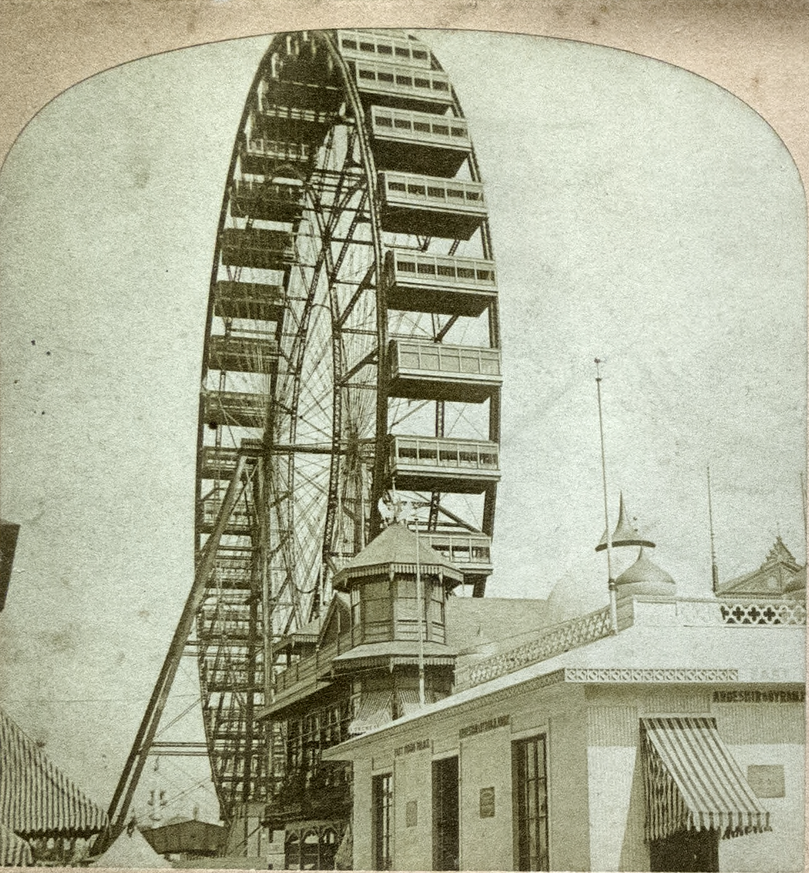
%> input picture matlab/vvr_process/image_left.png, 809 x 873 px, shrunk from 1135 x 1225 before the run
$ octave --eval "result = comp_extract('image_left.png');"   (GNU Octave 9; MATLAB toolbox functions it lacks are replaced by stand-ins)
%> lines starting %> are read from the running program, lines starting %| are printed output that depends on the picture; in (x1, y1, x2, y2) boxes, pixels count from 0 and x2, y2 are one past the last pixel; in counts of white or black regions, pixels touching at a corner belong together; the program's own positions count from 1
### matlab/vvr_process/stereocardBox.m
function [ scBox, Iycbcr, image_gray, sliceBW, isRGB ] = stereocardBox( image_original )
%STEREOCARDBOX returns a bounding box isolating a stereocard from
%background
    cardtic = tic;

    % Find dimensions to determine if RGB or Grayscale
    imD = size(image_original);
    imD = numel(imD);

    if imD > 2
        isRGB = 'true';
    else
        isRGB = 'false';
    end

    switch isRGB
        case 'true'
            Iycbcr = rgb2ycbcr(image_original);

            % Split out Cb channel and invert it so the card is white
            slice1 = Iycbcr(:,:,2);
            slice1 = max(slice1(:))-slice1;
            slice2 = Iycbcr(:,:,3);

            cb_range = range(slice1(:));
            cr_range = range(slice2(:));

            image_gray = slice1 + slice2;
            image_gray = mat2gray(image_gray);

        case 'false'
            image_gray = mat2gray(image_original);
            fake_rgb = cat(3,image_gray,image_gray,image_gray);
            Iycbcr = rgb2ycbcr(fake_rgb);
    end

%     % Light on Dark or Dark on Light?
%     im_h = size(image_original,1);
%     im_w = size(image_original,2);
%
%     w_deci = floor(im_w/10);
%     h_deci = floor(im_h/10);
%
%     avg_bright = zeros(1,2);
%
%     % Find brightness of edges
%     edge1 = image_gray(:,1:w_deci);
%     edge2 = image_gray(:,9*w_deci:end);
%     edges = cat(2,edge1,edge2);
%     avg_bright(1) = mean(edges(:));
%
%     % Find mid/card brightness
%     center = image_gray(3*h_deci:7*h_deci,3*w_deci:7*w_deci);
%     avg_bright(2) = mean(center(:));
%
%     % Returns
%     % 1 if edges brigther
%     % 2 if interior brighter
%     [~,brighter] = max(avg_bright);
%
%     switch brighter
%         case 1 % Light Card
%             % Calculate threshold, and convert to black and white
%             [level, EM] = graythresh(image_gray);
%             if EM > 0.5
%                 sliceBW = im2bw(image_gray, level);
%             else
%                 sliceBW = im2bw(image_gray);
%             end
%
%             % Erode to quickly remove stray pixels
%             sliceBW = imerode(sliceBW,strel('diamond',11));
%
%             % Find the non-zero values (i.e. the card)
%             [r,c] = find(sliceBW);
%
%             % Bounding Box points are highest and lowest x/y values
%             x0 = min(c);
%             y0 = min(r);
%             w1 = max(c);
%             h1 = max(r);
%
%         case 2 % Dark Card
%             % invert to get brighter image
%             image_indexing = 1-image_gray;
%             image_indexing = histeq(image_indexing);
%             image_indexing = im2bw(image_indexing);
%             image_indexing = imclearborder(image_indexing);
%
%             % Morph clean-up
%             image_cleaned = imclose(image_indexing,strel('diamond',11));
%             image_filled = imfill(image_cleaned,'holes');
%
%             % label bw regions
%             L = bwlabel(image_filled);
%
%             % the most common label will be the card or the background
%             common_label = mode(L(:));
%             [r,c] = find(L==common_label);
%
%             x0 = min(c);
%             y0 = min(r);
%             w1 = max(c);
%             h1 = max(r);
%
%             if x0 == 1 || y0 == 1
%                 img_ind = L==common_label;
%                 img_ind = 1-img_ind;
%                 img_ind = imopen(img_ind,strel('diamond',9));
%
%                 [r,c] = find(img_ind);
%
%                 x0 = min(c);
%                 y0 = min(r);
%                 w1 = max(c);
%                 h1 = max(r);
%             end
%
%
%     end

    % Calculate threshold, and convert to black and white
    [level, EM] = graythresh(image_gray);
    if EM > 0.5
        sliceBW = im2bw(image_gray, level);
    else
        sliceBW = im2bw(image_gray);
    end

    % Erode to quickly remove stray pixels
    sliceBW = imerode(sliceBW,strel('disk',7));

    % Find the non-zero values (i.e. the card)
    [r,c] = find(sliceBW);

    % Bounding Box points are highest and lowest x/y values
    x0 = min(c);
    y0 = min(r);
    w1 = max(c);
    h1 = max(r);

    % Calculate width/height values for bounding box
    h0 = h1 - y0;
    w0 = w1 - x0;

    scBox = [x0,y0,w0,h0];

    cardtoc = toc(cardtic);
    disp(['cropbox cropping took: ',num2str(cardtoc)]);

end

### matlab/vvr_process/pickJustXpeaks.m
function [ crop_points, partA, partB, bias_term, smooth_plot, xplotC ] = pickJustXpeaks( stereocard, cropYCbCr )

    imsize = size(stereocard);

    % slice rows from center of image for testing
    im_quarter = floor(imsize(1)/4);
    im_slice = cropYCbCr(im_quarter:3*im_quarter,:,:);

    % Break out YCbCr channels
    im_y  = im_slice(:,:,1);
    im_cb = im_slice(:,:,2);
    im_cr = im_slice(:,:,3);

    % Combine to emphasize diff between card and image
    partA = mat2gray(im_y);
    partB = max(im_cb(:)) - im_cb;
    partB = partB + im_cr;
    partB = mat2gray(partB);

    xplotA = abs(diff(sum(partA(1:end,:))));
    xplotB = abs(diff(sum(partB(1:end,:))));

    xplotC = xplotA + xplotB;

    xplot = xplotC;
    xplot(xplot<std(xplot)) = 0;
    xplot = medfilt1(xplot);

    plength = numel(xplot);

    % measurements indicate the following values for biasing plots
    % (for standardized plot of [1:1000]
    %
    %   A_l = 4.18
    %  mu_l = 86.5
    % sig_l = 26.6
    %
    %   A_r = 3.00
    %  mu_r = 914.3
    % sig_r = 25.0
    %

    bias_values = [4.18, 86.5, 26.6; 3.00, 914.3, 25.00];

    % convert into percentages to scale for any curve

    bias_values = bias_values/1000;

    % now scale for current image

    bv = bias_values * plength;

    l_bias = bv(1,1) * normpdf(1:plength, bv(1,2), bv(1,3));
    r_bias = bv(2,1) * normpdf(1:plength, bv(2,2), bv(2,3));

    bias_term = l_bias+r_bias;

    biased_plot = xplot.*bias_term;

    sampleSize = round(plength/500);
    coefSample = ones(1, sampleSize)/sampleSize;

    smooth_plot = filter(coefSample, 1, biased_plot);

    [pks,locs] = findpeaks(smooth_plot,'MinPeakHeight',mean(smooth_plot));

    % plotting peaks on zero line for ease of indexing
    plotline = zeros(plength,1);
    plotline(locs) = pks;

    % how many peaks were found?
    peak_count = numel(pks);

    % Establish how many peaks have been identified to pass to switch
    found_peaks = 0;
    if peak_count<2
        found_peaks = 0;
    elseif peak_count == 2
        found_peaks = 2;
    elseif peak_count > 2
        found_peaks = 3;
    end

    switch found_peaks
        case 0 % Failsafe
            x1 = round(0.1*imsize(2));
            x2 = round(0.9*imsize(2));
        case 2 % Twin Peaks Identified
            x1 = locs(1);
            x2 = locs(2);
        case 3
            % find 30% and 70% x points
            % left value will be < 30% width
            % right value will be > 70% width
            x1locs = floor(0.3*numel(plotline));
            x2locs = floor(0.7*numel(plotline));

            % Narrow down the peak list
            num_x1s = numel(locs(locs<x1locs));
            num_x2s = numel(locs(locs>x2locs));
            x1_pool = locs(1:num_x1s);
            x2_pool = locs(end-num_x2s+1:end);


            % find percent diff with image midpoint for all x1,x2 pairs
            test_grid_mids = abs(bsxfun(@minus,x1_pool,x2_pool'))./imsize(2);
            mid_find = find(test_grid_mids > 0.7);


            % find (x1+x2)/width for all pairs
            test_grid_size = bsxfun(@plus,x1_pool,x2_pool')./imsize(2);
            size_find = find(test_grid_size > 0.98 & test_grid_size < 1.02);


            % narrow the pool to only pairs which fulflill both tests
            kiddie_pool = intersect(mid_find,size_find);

            if numel(kiddie_pool) == 0
                % if no intersections, backup to midpoint results
                kiddie_pool = mid_find;
                [i1,i2] = ind2sub(size(test_grid_mids),kiddie_pool);
            elseif numel(kiddie_pool) > 0
                [i1,i2] = ind2sub(size(test_grid_mids),kiddie_pool);
            end

            x1 = x1_pool(i2);
            x1 = unique(x1);
            x2 = x2_pool(i1);
            x2 = unique(x2);


            % if multiple candidate pair, highest combined peak hight wins
            % This is a quick way to identify the two highest peaks without
            % having to do a set of max tests
            if numel(x1)>1 || numel(x2)>1
                x1_pks = plotline(x1);
                x2_pks = plotline(x2);
                reality_test = bsxfun(@plus,x1_pks,x2_pks');
                [~,ind] = max(reality_test(:));
                [ir1,ir2] = ind2sub(size(reality_test),ind);
                x1 = x1(ir1);
                x2 = x2(ir2);
            end
    end

    crop_points = [x1,x2];

end

### matlab/vvr_process/pickJustYpeaks.m
function [ crop_points, iflip, y_cut_peaks, bias_term ] = pickJustYpeaks( stereocard, cropYCbCr )

    imsize = size(stereocard);

    % slice columns from mid 80% for testing
    imlow  = floor(0.2*imsize(2));
    imhigh = ceil(0.8*imsize(2));

    im_slice = imcrop(cropYCbCr,[imlow,0,imhigh-imlow,imsize(2)]);

    im_cr = im_slice(:,:,3);
    im_cb = im_slice(:,:,2);

    % test ranges for next step
    is_gray = 'no';

    range_cb = range(im_cb(:));
    range_cr = range(im_cr(:));

    if range_cb < 42 && range_cr < 42
        is_gray = 'yes';
    end

    switch is_gray
        case 'no'
            im_cb = max(im_cb(:))-im_cb;
            img = im_cr + im_cb;

        case 'yes'
            img = im_slice(:,:,1);

    end

    iflip = imrotate(img,90);
    iflip = imclose(iflip,strel('diamond',9));

    im_sum = sum(iflip(1:end,:));
    yplot = abs(diff(im_sum,2));

    ystd = std(yplot);

    yplot(yplot<2*ystd) = 0;

    [smooth_plot,~] = envelope(yplot);
    smooth_plot = medfilt1(smooth_plot);

    plength = numel(smooth_plot);

    % measurements indicate the following values for biasing plots
    % (for standardized plot of [1:1000]
    %
    %   A_l = 4.4
    %  mu_l = 42.0
    % sig_l = 19.6
    %
    %   A_r = 8.8
    %  mu_r = 944.7
    % sig_r = 17.9
    %

    bias_values = [4.4, 42, 25; 8.8, 944.7, 25];

    % convert into percentages to scale for any curve

    bias_values = bias_values/1000;

    % now scale for current image

    bv = bias_values * plength;

    l_bias = bv(1,1) * normpdf(1:plength, bv(1,2), bv(1,3));
    r_bias = bv(2,1) * normpdf(1:plength, bv(2,2), bv(2,3));

    bias_term = l_bias+r_bias;

    smooth_plot = bias_term .* smooth_plot;

    [pks,locs] = findpeaks(smooth_plot,'MinPeakHeight',mean(smooth_plot));

    % plotting peaks on zero line for ease of indexing
    plotline = zeros(plength,1);
    plotline(locs) = pks;

    % find 30% and 70% x points
    % left value will be < 30% width
    % right value will be > 70% width
    y1locs = floor(0.2*numel(plotline));
    y2locs = floor(0.8*numel(plotline));

    y_cut_peaks = zeros(plength,1);
    y_cut_peaks(1:y1locs) = smooth_plot(1:y1locs);
    y_cut_peaks(y2locs:end) = smooth_plot(y2locs:end);

    % how many peaks were found?
    peak_count = numel(pks);

    % If no peaks found, go to failsafe
    % If exactly 2 peaks found, use those
    % if more than 2 peaks found, continue to next logic block
    if peak_count<2
        % failsafe
        y1 = round(0.1*imsize(2));
        y2 = round(0.9*imsize(2));
    elseif peak_count == 2
        y1 = locs(1);
        y2 = locs(2);
    elseif peak_count > 2
        num_y1s = numel(locs(locs<y1locs));
        num_y2s = numel(locs(locs>y2locs));
        y1_pool = locs(1:num_y1s);
        y2_pool = locs(end-num_y2s+1:end);
    end

    y1_pool_group = cat(2,y1_pool',plotline(y1_pool));
    y2_pool_group = cat(2,y2_pool',plotline(y2_pool));

    [~,y1i] = max(y1_pool_group(:,2));
    [~,y2i] = max(y2_pool_group(:,2));

    y1 = y1_pool(1,y1i);
    y2 = y2_pool(1,y2i);

    % if at this point there are no y1 values, the image is cropped to the
    % top
    if y1 > 0
        % nothing to see here, move along
    else
        y1 = 1;
    end

    % if at this point there are no y2 values, image is cropped at the
    % bottom
    if y2 > 0
        % nothing to see here, move along
    else
        y2 = imsize(1);
    end

    crop_points = [y1,y2];

end

### matlab/vvr_process/comp_extract.m
function [ image_card, image_pair, image_left, image_right] = comp_extract( image_path )
%> called with image_path = 'image_left.png'
%IMEXTRACT identifies and extracts the right and left images from a
%stereocard
    ttime = tic;

    disp('running imextract');

    try % Read in Image
        image_original = imread(image_path);
%> image_original is the input picture: size 873x809x3 uint8; mean R, G, B 171.5, 173.4, 149.5
    catch
        disp('error reading image');
    end

    try % crop to original stereocard, flag non RGB
        [cropbox, Iycbcr, card_gray, sliceBW, ~] = stereocardBox(image_original);
%> in stereocardBox, `cb_range = range(slice1(:));`: cb_range = 22
%> in stereocardBox, `cr_range = range(slice2(:));`: cr_range = 17
%> in stereocardBox, `image_gray = mat2gray(image_gray);`:
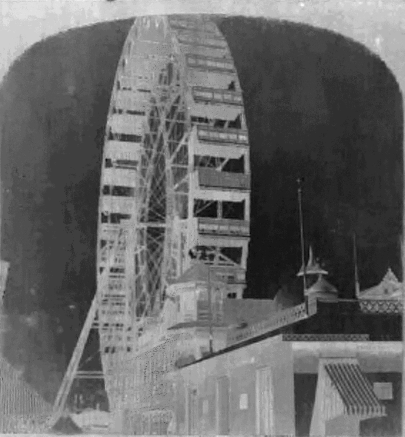
%> image_gray: size 873x809 double (shown at 1/2 size); min 0, max 1, mean 0.409
%> in stereocardBox, `[level, EM] = graythresh(image_gray);`: level = 0.422; EM = 0.753
%> in stereocardBox, `sliceBW = imerode(sliceBW,strel('disk',7));`:
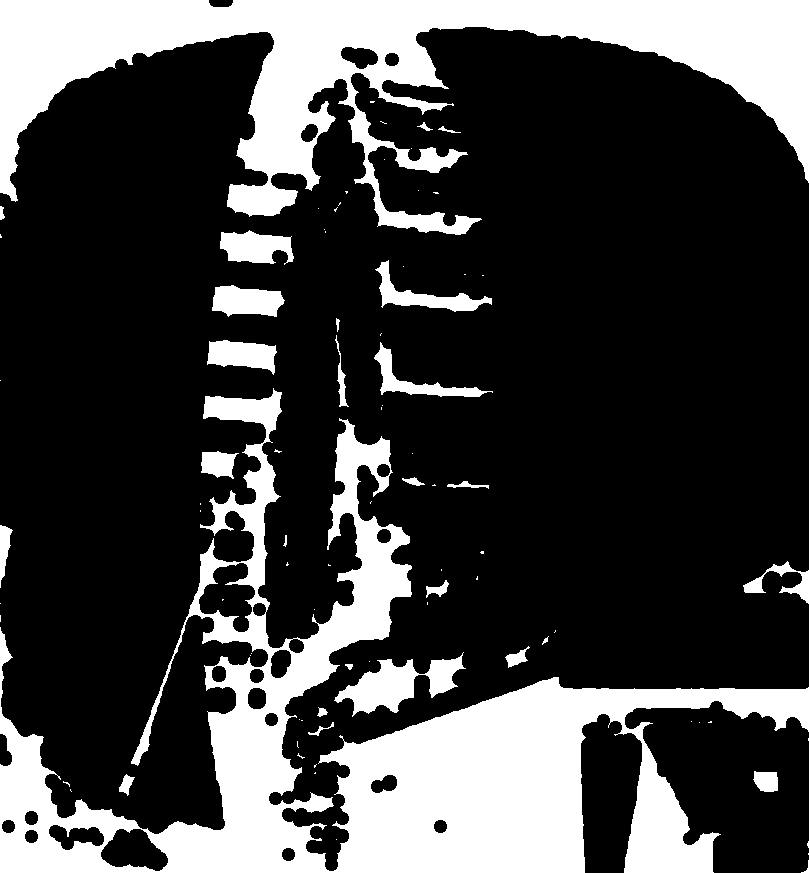
%> sliceBW: size 873x809 logical; 25.9% white; 83 white regions (55 under 20 px), largest, box (x1, y1, x2, y2) and area: (0, 388, 809, 873) 99511, (0, 0, 809, 235) 67516, (334, 652, 466, 717) 3509
%> in stereocardBox, `[r,c] = find(sliceBW);`: r = 182896 values from 1 to 873; c = 182896 values from 1 to 809
%> in stereocardBox, `x0 = min(c);`: x0 = 1
%> in stereocardBox, `w1 = max(c);`: w1 = 809
%> in stereocardBox, `h1 = max(r);`: h1 = 873
%> in stereocardBox, `h0 = h1 - y0;`: h0 = 872
%> in stereocardBox, `w0 = w1 - x0;`: w0 = 808
%> in stereocardBox, `scBox = [x0,y0,w0,h0];`: scBox = [1 1 808 872]
%> cropbox = [1 1 808 872]

        stereocard = imcrop(image_original,cropbox);
        cropYCbCr = imcrop(Iycbcr,cropbox);
    catch
        disp('error extracting stereocard');
    end

    image_card = stereocard;

    % Determine if image is already cropped as a result of prior step
    image_size = size(image_original);
    width_ratio = size(stereocard,2)/image_size(2);
    height_ratio = size(stereocard,1)/image_size(1);

    if width_ratio > 0.78
        x_case = 'needs_crop';
    else
        x_case = 'already_cropped';
    end

    if height_ratio > 0.7
        y_case = 'needs_crop';
    else
        y_case = 'already_cropped';
    end

    % Use exsiting edges if already cropped, otherwise calculate left/right edge pair
    switch x_case
        case 'already_cropped'
            xpoints = [1,size(stereocard,2)];
            [~,partA,partB,~,smooth_plot] = pickJustXpeaks(stereocard, cropYCbCr);
            comboXstrip = mat2gray(imadd(partA,partB));

        case 'needs_crop'
            % Find the main pair of images
            try
                [xpoints, partA, partB, ~, smooth_plot] = pickJustXpeaks(stereocard, cropYCbCr);
%> in pickJustXpeaks, `partB = mat2gray(partB);`:
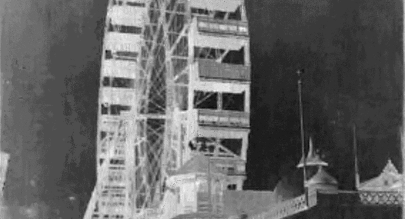
%> partB: size 437x809 double (shown at 1/2 size); min 0, max 1, mean 0.393
%> in pickJustXpeaks, `xplotA = abs(diff(sum(partA(1:end,:))));`: xplotA = 808 values, max 31.3 at index 195, min 3.41e-13 at index 65, mean 3.05
%> in pickJustXpeaks, `xplotB = abs(diff(sum(partB(1:end,:))));`: xplotB = 808 values, max 39.62 at index 807, min 1.42e-14 at index 695, mean 2.14
%> in pickJustXpeaks, `xplotC = xplotA + xplotB;`: xplotC = 808 values, max 64.9 at index 807, min 0.0698 at index 695, mean 5.19
%> in pickJustXpeaks, `xplot = xplotC;`: xplot has the same summary as xplotC
%> in pickJustXpeaks, `xplot = medfilt1(xplot);`: xplot = 808 values, max 63.66 at index 807, min 0 at index 3, mean 3.01
%> in pickJustXpeaks, `biased_plot = xplot.*bias_term;`: biased_plot = 808 values, max 0.157 at index 713, min 0 at index 3, mean 0.000471
%> in pickJustXpeaks, `smooth_plot = filter(coefSample, 1, biased_plot);`: smooth_plot = 808 values, max 0.152 at index 713, min 0 at index 4, mean 0.000465
%> in pickJustXpeaks, `[pks,locs] = findpeaks(smooth_plot,'MinPeakHeight',mean(smooth_plot));`: pks = [0.00487 0.00796 0.152]; locs = [2 9 713]
%> in pickJustXpeaks, `peak_count = numel(pks);`: peak_count = 3
%> in pickJustXpeaks, `x1locs = floor(0.3*numel(plotline));`: x1locs = 242
%> in pickJustXpeaks, `x2locs = floor(0.7*numel(plotline));`: x2locs = 565
%> in pickJustXpeaks, `num_x1s = numel(locs(locs<x1locs));`: num_x1s = 2
%> in pickJustXpeaks, `num_x2s = numel(locs(locs>x2locs));`: num_x2s = 1
%> in pickJustXpeaks, `x1_pool = locs(1:num_x1s);`: x1_pool = [2 9]
%> in pickJustXpeaks, `x2_pool = locs(end-num_x2s+1:end);`: x2_pool = 713
%> in pickJustXpeaks, `test_grid_mids = abs(bsxfun(@minus,x1_pool,x2_pool'))./imsize(2);`: test_grid_mids = [0.879 0.87]
%> in pickJustXpeaks, `mid_find = find(test_grid_mids > 0.7);`: mid_find = [1 2]
%> in pickJustXpeaks, `test_grid_size = bsxfun(@plus,x1_pool,x2_pool')./imsize(2);`: test_grid_size = [0.884 0.892]
%> in pickJustXpeaks, `size_find = find(test_grid_size > 0.98 & test_grid_size < 1.02);`: size_find = []
%> in pickJustXpeaks, `kiddie_pool = mid_find;`: kiddie_pool = [1 2]
%> in pickJustXpeaks, `[i1,i2] = ind2sub(size(test_grid_mids),kiddie_pool);`: i1 = [1 1]; i2 = [1 2]
%> in pickJustXpeaks, `x1 = x1_pool(i2);`: x1 = [2 9]
%> in pickJustXpeaks, `x2 = x2_pool(i1);`: x2 = [713 713]
%> in pickJustXpeaks, `x2 = unique(x2);`: x2 = 713
%> in pickJustXpeaks, `x1_pks = plotline(x1);`: x1_pks = [0.00487; 0.00796]
%> in pickJustXpeaks, `x2_pks = plotline(x2);`: x2_pks = 0.152
%> in pickJustXpeaks, `reality_test = bsxfun(@plus,x1_pks,x2_pks');`: reality_test = [0.157; 0.16]
%> in pickJustXpeaks, `[~,ind] = max(reality_test(:));`: ind = 2
%> in pickJustXpeaks, `[ir1,ir2] = ind2sub(size(reality_test),ind);`: ir2 = 1
%> in pickJustXpeaks, `x1 = x1(ir1);`: x1 = 9
%> in pickJustXpeaks, `crop_points = [x1,x2];`: crop_points = [9 713]
%> xpoints = [9 713]
                comboXstrip = mat2gray(imadd(partA,partB));
            catch
                disp('error finding x points');
            end

    end

    switch y_case
        case 'already_cropped'
            ypoints = [1,size(stereocard,1)];
            [~, ~, y_cut_peaks, ~] = pickJustYpeaks(stereocard,cropYCbCr);

        case 'needs_crop'
            try
               [ypoints, ~, y_cut_peaks, ~] = pickJustYpeaks(stereocard, cropYCbCr);
%> in pickJustYpeaks, `im_cb = im_slice(:,:,2);`:
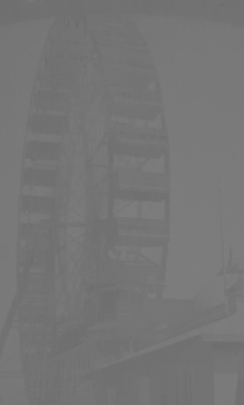
%> im_cb: size 809x488 uint8 (shown at 1/2 size); min 105, max 127, mean 117.4
%> in pickJustYpeaks, `range_cb = range(im_cb(:));`: range_cb = 22
%> in pickJustYpeaks, `range_cr = range(im_cr(:));`: range_cr = 16
%> in pickJustYpeaks, `iflip = imclose(iflip,strel('diamond',9));`:
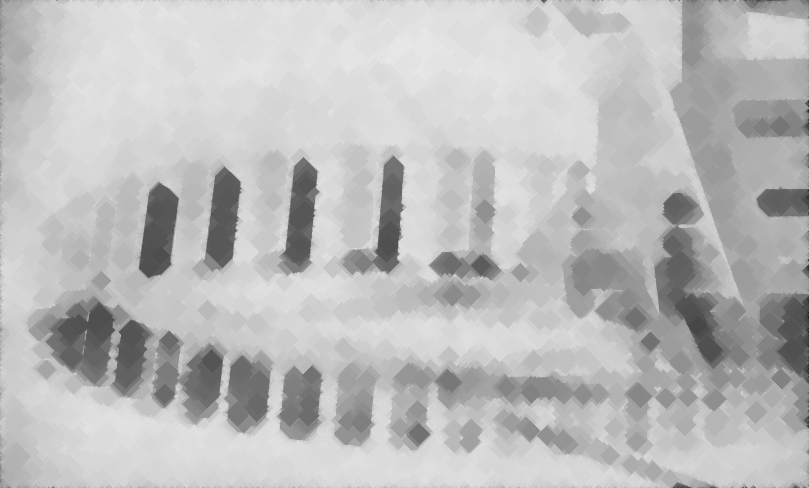
%> iflip: size 488x809 uint8; min 32, max 234, mean 188.6
%> in pickJustYpeaks, `im_sum = sum(iflip(1:end,:));`: im_sum = 809 values, max 105151 at index 328, min 60877 at index 809, mean 92041.3
%> in pickJustYpeaks, `yplot = abs(diff(im_sum,2));`: yplot = 807 values, max 2604 at index 807, min 0 at index 21, mean 137.7
%> in pickJustYpeaks, `ystd = std(yplot);`: ystd = 212

            catch
                disp('error finding y points');
%| error finding y points
            end
    end

    try
        x0 = xpoints(1);
%> x0 = 9
        y0 = ypoints(1);
        w0 = xpoints(2)-xpoints(1);
        h0 = ypoints(2)-ypoints(1);
        corebox = [x0,y0,w0,h0];
    catch
        disp('error creating cropbox');
    end

    try
        image_pair = imcrop(stereocard,corebox);
    catch
        disp(['error cropping pairs']);
    end

    try
        imw = size(image_pair,2);
        halfw = floor(imw/2);

        image_left = image_pair(:,1:halfw,:);
        image_right = image_pair(:,halfw+1:2*halfw,:);

    catch
        disp(['error making left/right images']);
    end

    elapsed_time = toc(ttime);
%     disp(['Total Time: ',num2str(elapsed_time)]);

end
